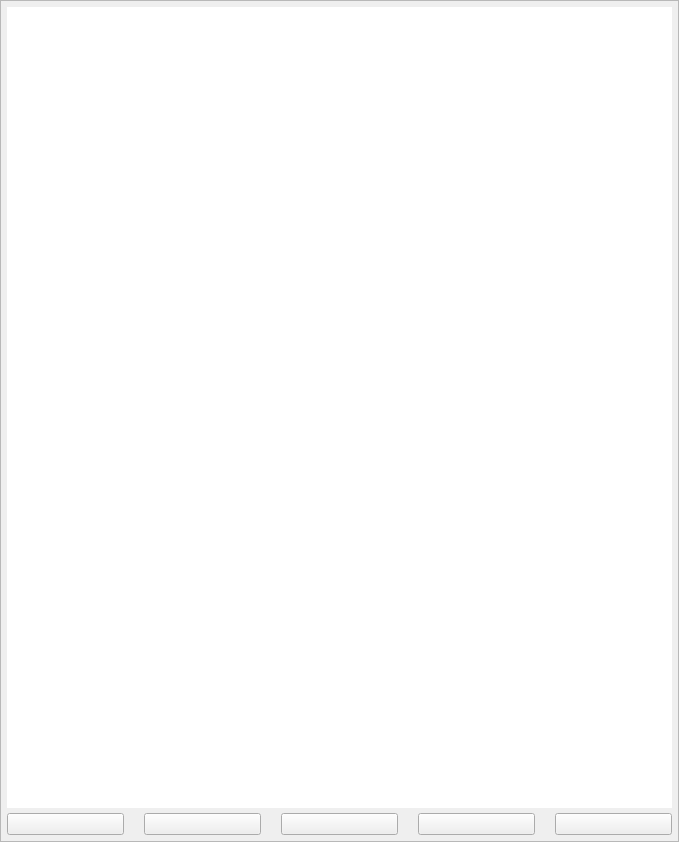
<?xml version="1.0" encoding="UTF-8"?>
<ui version="4.0">
 <class>Form</class>
 <widget class="QWidget" name="Form">
  <property name="geometry">
   <rect>
    <x>0</x>
    <y>0</y>
    <width>679</width>
    <height>842</height>
   </rect>
  </property>
  <property name="windowTitle">
   <string>Form</string>
  </property>
  <layout class="QVBoxLayout" name="verticalLayout_2">
   <property name="leftMargin">
    <number>0</number>
   </property>
   <property name="topMargin">
    <number>0</number>
   </property>
   <property name="rightMargin">
    <number>0</number>
   </property>
   <property name="bottomMargin">
    <number>0</number>
   </property>
   <item>
    <widget class="QScrollArea" name="scrollArea">
     <property name="widgetResizable">
      <bool>true</bool>
     </property>
     <widget class="QWidget" name="scrollAreaWidgetContents">
      <property name="geometry">
       <rect>
        <x>0</x>
        <y>0</y>
        <width>677</width>
        <height>840</height>
       </rect>
      </property>
      <layout class="QVBoxLayout" name="verticalLayout">
       <property name="spacing">
        <number>5</number>
       </property>
       <property name="leftMargin">
        <number>6</number>
       </property>
       <property name="topMargin">
        <number>6</number>
       </property>
       <property name="rightMargin">
        <number>6</number>
       </property>
       <property name="bottomMargin">
        <number>6</number>
       </property>
       <item>
        <widget class="QTableView" name="tableView">
         <property name="frameShape">
          <enum>QFrame::NoFrame</enum>
         </property>
         <property name="frameShadow">
          <enum>QFrame::Sunken</enum>
         </property>
         <property name="lineWidth">
          <number>1</number>
         </property>
         <property name="alternatingRowColors">
          <bool>true</bool>
         </property>
         <property name="selectionBehavior">
          <enum>QAbstractItemView::SelectRows</enum>
         </property>
         <property name="gridStyle">
          <enum>Qt::DotLine</enum>
         </property>
         <property name="sortingEnabled">
          <bool>true</bool>
         </property>
         <property name="wordWrap">
          <bool>false</bool>
         </property>
        </widget>
       </item>
       <item>
        <widget class="QWidget" name="widget" native="true">
         <layout class="QGridLayout" name="gridLayout">
          <property name="leftMargin">
           <number>0</number>
          </property>
          <property name="topMargin">
           <number>0</number>
          </property>
          <property name="rightMargin">
           <number>0</number>
          </property>
          <property name="bottomMargin">
           <number>0</number>
          </property>
          <property name="horizontalSpacing">
           <number>20</number>
          </property>
          <property name="verticalSpacing">
           <number>0</number>
          </property>
          <item row="0" column="1">
           <widget class="QPushButton" name="firstButton">
            <property name="sizePolicy">
             <sizepolicy hsizetype="Minimum" vsizetype="Fixed">
              <horstretch>0</horstretch>
              <verstretch>0</verstretch>
             </sizepolicy>
            </property>
            <property name="toolTip">
             <string>Select first file</string>
            </property>
            <property name="icon">
             <iconset>
              <normaloff>first.png</normaloff>first.png</iconset>
            </property>
           </widget>
          </item>
          <item row="0" column="2">
           <widget class="QPushButton" name="backButton">
            <property name="toolTip">
             <string>Select previous file</string>
            </property>
            <property name="icon">
             <iconset>
              <normaloff>back.png</normaloff>back.png</iconset>
            </property>
           </widget>
          </item>
          <item row="0" column="4">
           <widget class="QPushButton" name="nextButton">
            <property name="toolTip">
             <string>Select next file</string>
            </property>
            <property name="icon">
             <iconset>
              <normaloff>next.png</normaloff>next.png</iconset>
            </property>
           </widget>
          </item>
          <item row="0" column="5">
           <widget class="QPushButton" name="lastButton">
            <property name="toolTip">
             <string>Select last file</string>
            </property>
            <property name="icon">
             <iconset>
              <normaloff>last.png</normaloff>last.png</iconset>
            </property>
           </widget>
          </item>
          <item row="0" column="3">
           <widget class="QPushButton" name="refresh2">
            <property name="text">
             <string/>
            </property>
            <property name="icon">
             <iconset>
              <normaloff>refresh.png</normaloff>refresh.png</iconset>
            </property>
           </widget>
          </item>
         </layout>
        </widget>
       </item>
      </layout>
     </widget>
    </widget>
   </item>
  </layout>
 </widget>
 <resources/>
 <connections/>
</ui>
